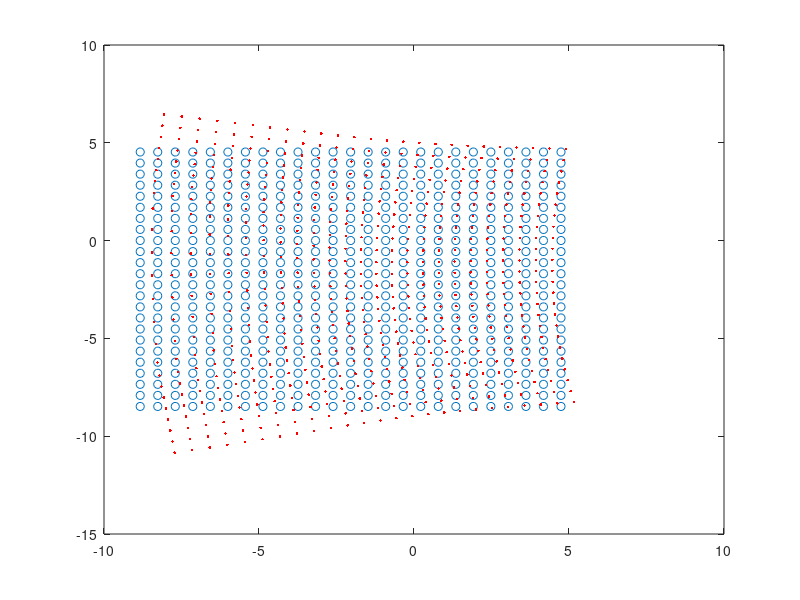

Reproduce this figure in MATLAB.
clear; clc;
disp = load('B00400.txt')
size(disp)
x=disp(:,1);
y=disp(:,2);
u_x=disp(:,3);
u_y=disp(:,4);

%reference coordinates < 5
 for i = 1:length(x)

    if( x(i) >= 5 || x(i) <= -9)
         
         x(i) = 0;
         y(i) = 0;
         u_x(i) = 0;
         u_y(i) = 0;
         
    end
end

for i = 1:length(y)

    if( y(i) >= 5 || y(i) <= -9)
         
         y(i) = 0;
         x(i) = 0;
         u_x(i) = 0;
         u_y(i) = 0;
         
    end
end
counter1 = 1;
for i = 1:length(x)
    
    if( x(i) ~= 0 && y(i) ~= 0)
        
        x_reduced(counter1) =     x(i);
        y_reduced(counter1) =     y(i);
        u_x_reduced(counter1) =   u_x(i);
        u_y_reduced(counter1) =   u_y(i);
        counter1 = counter1 +1;

    end
end


A = [x y x+u_x y+u_y]

a= x_reduced' 
b= y_reduced' 
c= u_x_reduced'
d= u_y_reduced'
 
B= [x_reduced' y_reduced' u_x_reduced' u_y_reduced']

fid = fopen('reduced_B00400.txt','wt');     % Note the 'wt' for writing in text mode
fprintf(fid,'%f\n',a);                  % The format string is applied to each element of a
fclose(fid);

counter1
plot(x_reduced,y_reduced,'o');
 hold on
plot(x_reduced+u_x_reduced,y_reduced+ u_y_reduced,'r.');

%njkeflwsef